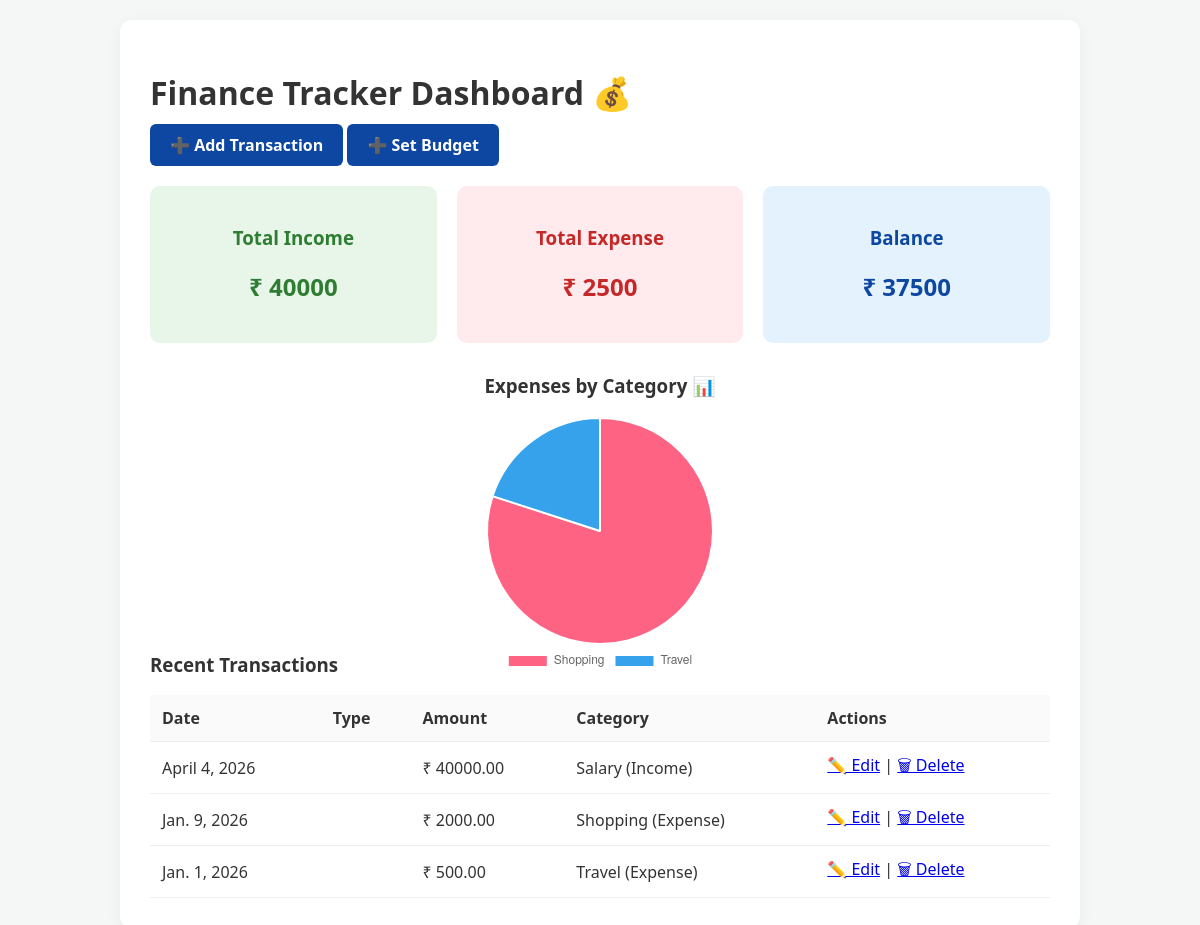
The app's page / (signed in) with its own data.
### tracker/models.py (models this page shows, shortened)
class Transaction(models.Model):
    TRANSACTION_TYPE = (
        ('Income', 'Income'),
        ('Expense', 'Expense'),
    )
    user = models.ForeignKey(User, on_delete=models.CASCADE)
    category = models.ForeignKey(Category, on_delete=models.SET_NULL, null=True)
    amount = models.DecimalField(max_digits=10, decimal_places=2)
    transaction_type = models.CharField(max_length=10, choices=TRANSACTION_TYPE)
    description = models.TextField(blank=True)
    date = models.DateField()
    created_at = models.DateTimeField(auto_now_add=True)

class Category(models.Model):
    CATEGORY_TYPE = (
        ('Income', 'Income'),
        ('Expense', 'Expense'),
    )
    name = models.CharField(max_length=100)
    category_type = models.CharField(max_length=10, choices=CATEGORY_TYPE)

### tracker/views.py (the view)
# urls.py: path('', views.home, name='home'),
@login_required
def home(request):
    transactions = Transaction.objects.filter(user=request.user)
    total_income = (
        transactions
        .filter(category__category_type='Income')
        .aggregate(total=Sum('amount'))['total'] or 0
    )
    total_expense = (
        transactions
        .filter(category__category_type='Expense')
        .aggregate(total=Sum('amount'))['total'] or 0
    )
    balance = total_income - total_expense
    expense_by_category = (
        transactions
        .filter(category__category_type='Expense')
        .values('category__name')
        .annotate(total=Sum('amount'))
        .order_by('-total')
    )
    categories = json.dumps([
        item['category__name'] or 'Uncategorized'
        for item in expense_by_category
    ])
    category_totals = json.dumps([
        float(item['total']) for item in expense_by_category
    ])
    context = {
        'transactions': transactions.order_by('-date'),
        'total_income': total_income,
        'total_expense': total_expense,
        'balance': balance,
        'categories': categories,
        'category_totals': category_totals,
    }
    return render(request, 'dashboard.html', context)

### tracker/models.py (called while the page is built)
    def __str__(self):
        return f"{self.name} ({self.category_type})"

### templates/dashboard.html (shortened to what this page needs)
<!DOCTYPE html>
<html lang="en">
<head>
</head>
<body>
<div class="container">
    <h1>Finance Tracker Dashboard 💰</h1>
    <div class="top-actions">
        <a href="{% url 'add_transaction' %}" class="btn-add">➕ Add Transaction</a>
        <a href="{% url 'add_budget' %}" class="btn btn-warning ms-2">➕ Set Budget</a>
    </div>
    <div class="summary">
        <div class="card income">
            <h3>Total Income</h3>
            <h2>₹ {{ total_income }}</h2>
        </div>
        <div class="card expense">
            <h3>Total Expense</h3>
            <h2>₹ {{ total_expense }}</h2>
        </div>
        <div class="card balance">
            <h3>Balance</h3>
            <h2>₹ {{ balance }}</h2>
        </div>
    </div>
    <div class="chart-section">
        <h3>Expenses by Category 📊</h3>
        <canvas
            id="expenseChart"
            data-categories='{{ categories|safe }}'
            data-totals='{{ category_totals|safe }}'>
        </canvas>
    </div>
    <h3>Recent Transactions</h3>
    <table>
        <thead>
            <tr>
                <th>Date</th>
                <th>Type</th>
                <th>Amount</th>
                <th>Category</th>
                <th>Actions</th>
            </tr>
        </thead>
        <tbody>
            {% for t in transactions %}
            <tr>
                <td>{{ t.date }}</td>
                <td>{{ t.transaction_type }}</td>
                <td>₹ {{ t.amount }}</td>
                <td>{{ t.category }}</td>
                <td>
                    <a href="{% url 'edit_transaction' t.id %}">✏️ Edit</a> |
                    <a href="{% url 'delete_transaction' t.id %}">🗑 Delete</a>
                </td>
            </tr>
            {% empty %}
            <tr>
                <td colspan="5" style="text-align:center;">
                    No transactions found.
                </td>
            </tr>
            {% endfor %}
        </tbody>
    </table>
</div>
<script>
    const chartElement = document.getElementById('expenseChart');
    const labels = JSON.parse(chartElement.dataset.categories || "[]");
    const dataValues = JSON.parse(chartElement.dataset.totals || "[]");
    if (labels.length > 0) {
        new Chart(chartElement, {
            type: 'pie',
            data: {
                labels: labels,
                datasets: [{
                    data: dataValues,
                    backgroundColor: [
                        '#ff6384', '#36a2eb', '#ffce56',
                        '#4caf50', '#9c27b0', '#ff9800'
                    ]
                }]
            },
            options: {
                responsive: true,
                plugins: {
                    legend: { position: 'bottom' }
                }
            }
        });
    }
</script>
</body>
</html>

### templates/dashboard.html (style rules this page uses)
body { font-family: 'Segoe UI', Tahoma, Geneva, Verdana, sans-serif; margin: 20px; background-color: #f4f7f6; color: #333; }
.container { max-width: 900px; margin: auto; background: white; padding: 30px; border-radius: 12px; box-shadow: 0 4px 15px rgba(0,0,0,0.05); }
h1 { margin-bottom: 20px; }
.top-actions { margin-bottom: 30px; }
.btn-add { background-color: #0d47a1; color: white; padding: 10px 20px; text-decoration: none; border-radius: 6px; font-weight: bold; }
.btn-warning { background-color: #0d47a1; color: white; padding: 10px 20px; text-decoration: none; border-radius: 6px; font-weight: bold; }
.summary { display: flex; gap: 20px; margin-bottom: 30px; flex-wrap: wrap; }
.card { flex: 1; min-width: 180px; padding: 20px; border-radius: 10px; text-align: center; }
.income { background-color: #e8f5e9; color: #2e7d32; }
.expense { background-color: #ffebee; color: #c62828; }
.balance { background-color: #e3f2fd; color: #0d47a1; }
.chart-section { width : 100%; height : 260px; max-width: 260px; max-height: 260px; margin: auto; text-align: center; }
table { width: 100%; border-collapse: collapse; margin-top: 15px; }
th, td { border-bottom: 1px solid #eee; padding: 12px; text-align: left; }
th { background-color: #fafafa; }

### records on screen
Transaction: date "April 4, 2026", amount "40000.00", category "Salary (Income)"
Transaction: date "Jan. 9, 2026", amount "2000.00", category "Shopping (Expense)"
Transaction: date "Jan. 1, 2026", amount "500.00", category "Travel (Expense)"

### other values on screen
{{ total_income }} "40000"
{{ total_expense }} "2500"
{{ balance }} "37500"
